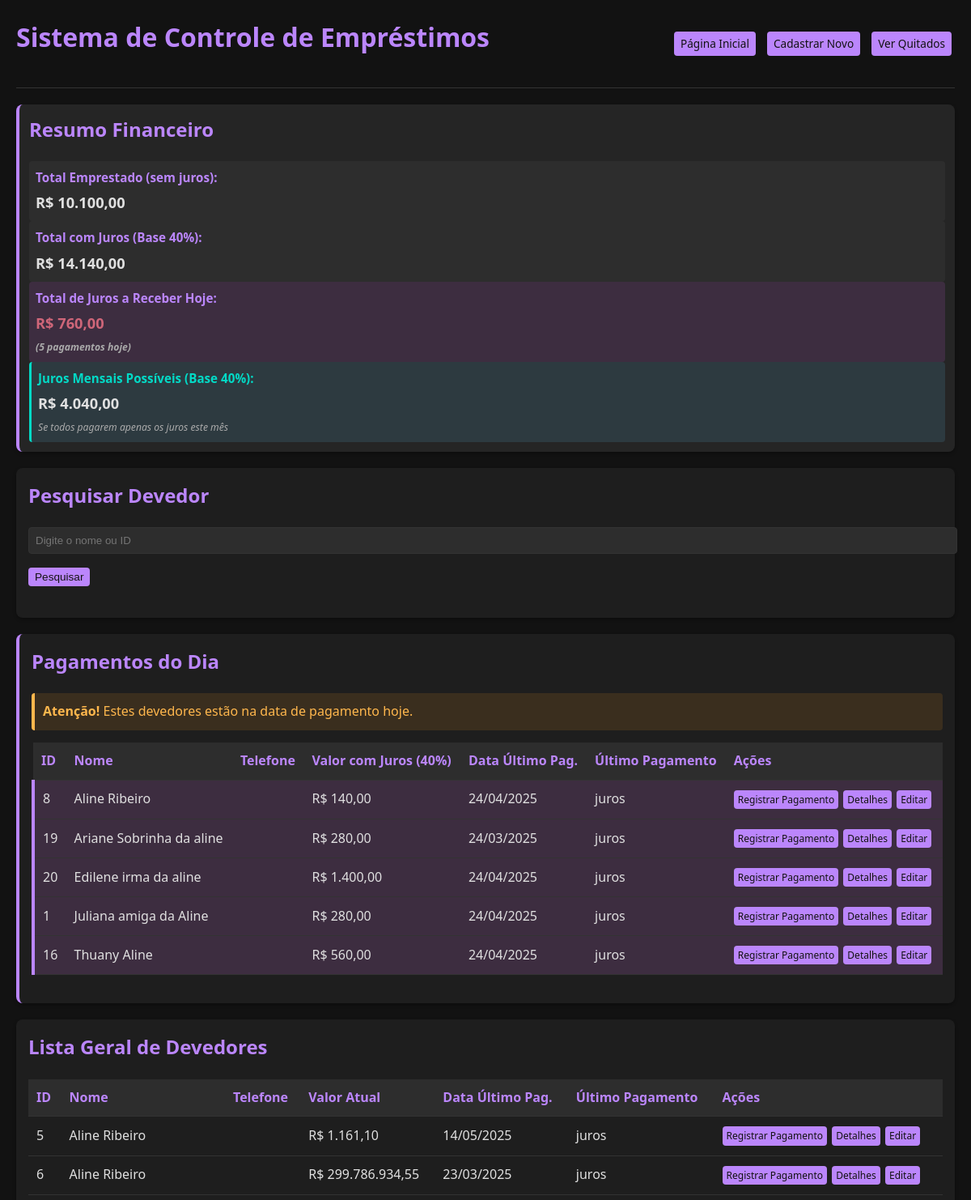
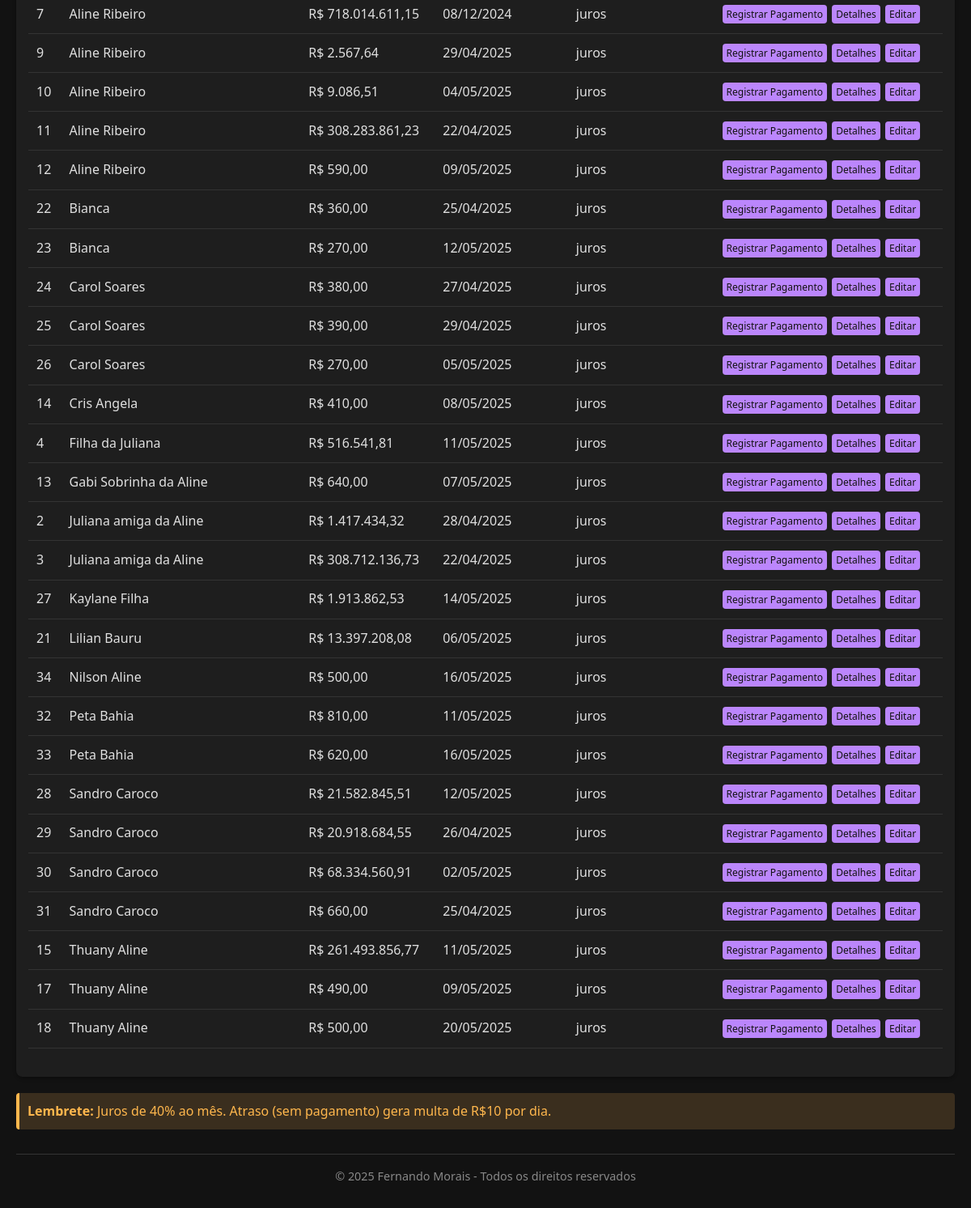
The page / on the database its author committed (2 pictures, top to bottom).
### tables this page shows
CREATE TABLE devedores (
            id INTEGER PRIMARY KEY AUTOINCREMENT,
            nome TEXT NOT NULL,
            telefone TEXT,
            endereco TEXT,
            valor_inicial REAL NOT NULL,
            valor_atual REAL NOT NULL,
            data_emprestimo TEXT NOT NULL,
            data_ultimo_pagamento TEXT NOT NULL,
            ultimo_pagamento TEXT NOT NULL
        );

### db.php (called while the page is built, shortened)
<?php
function carregarDevedores($db) {
    $stmt = $db->query('SELECT * FROM devedores');
    return $stmt->fetchAll(PDO::FETCH_ASSOC);
}
function atualizarJuros($db) {
    $devedores = $db->query('SELECT * FROM devedores')->fetchAll(PDO::FETCH_ASSOC);
    $dataAtual = new DateTime();
    $atualizados = false;
    foreach ($devedores as $devedor) {
        $dataUltimoPagamento = new DateTime($devedor['data_ultimo_pagamento']);
        $valorAtualDB = (float)$devedor['valor_atual'];
        $novoValorCalculado = $valorAtualDB;
        $houveAlteracao = false;
        $intervalo = $dataAtual->diff($dataUltimoPagamento);
        $diasDesdeUltimoPagamento = $intervalo->days;
        if ($diasDesdeUltimoPagamento >= 30) {
            $novoValorCalculado *= 1.4;
            $houveAlteracao = true;
        }
        $novoValorArredondado = round($novoValorCalculado, 2);
        if ($houveAlteracao && abs($novoValorArredondado - $valorAtualDB) > 0.001) {
            $atualizados = true;
        }
    }
    return $atualizados;
}
?>

### index.php (the view, shortened to what this page needs)
<?php
require_once 'db.php';
$db = inicializarBancoDados();
atualizarJuros($db);
$todosDevedores = carregarDevedores($db);
$termoPesquisa = isset($_GET['q']) ? trim($_GET['q']) : '';
$devedoresFiltrados = [];
if (!empty($termoPesquisa)) {
    foreach ($todosDevedores as $devedor) {
        if (is_numeric($termoPesquisa)) {
            if ($devedor['id'] == (int)$termoPesquisa) {
                $devedoresFiltrados[] = $devedor;
                break;
            }
        } else {
            if (stripos($devedor['nome'], $termoPesquisa) !== false) {
                $devedoresFiltrados[] = $devedor;
            }
        }
    }
} else {
    $devedoresFiltrados = $todosDevedores;
}
$atrasados = [];
$pagamentosHoje = [];
$outrosDevedores = [];
$dataAtual = new DateTime();
foreach ($devedoresFiltrados as $devedor) {
    $dataUltimoPagamento = new DateTime($devedor['data_ultimo_pagamento']);
    $intervalo = $dataAtual->diff($dataUltimoPagamento);
    $diferencaDiasTotal = $intervalo->days;
    $estaAtrasado = false;
    $estaNoDiaDePagar = false;
    if (!$estaAtrasado && $dataAtual->format('d') == $dataUltimoPagamento->format('d') && $dataAtual->format('Y-m-d') != $dataUltimoPagamento->format('Y-m-d') && $dataAtual > $dataUltimoPagamento) {
         if ($diferencaDiasTotal >= 28) {
            $estaNoDiaDePagar = true;
         }
    }
    if ($estaAtrasado) {
        $atrasados[] = $devedor;
    } elseif ($estaNoDiaDePagar) {
        $pagamentosHoje[] = $devedor;
    } else {
        $outrosDevedores[] = $devedor;
    }
}
usort($atrasados, function($a, $b) {
    return strcmp($a['nome'], $b['nome']);
});
usort($outrosDevedores, function($a, $b) {
    return strcmp($a['nome'], $b['nome']);
});
?>
<!DOCTYPE html>
<html lang="pt-BR">
<head>
    <link rel="stylesheet" href="styles-dark.css">
</head>
<body>
    <div class="container">
        <div class="header">
            <h1>Sistema de Controle de Empréstimos</h1>
            <div class="navigation">
                <a href="index.php" class="btn btn-primary">Página Inicial</a>
                <a href="cadastro.php" class="btn btn-success">Cadastrar Novo</a>
                <a href="quitados.php" class="btn btn-info">Ver Quitados</a>
            </div>
        </div>
        <?php
        include 'resumo_financeiro.php';
        ?>
        <div class="card search-form">
             <h2>Pesquisar Devedor</h2>
             <form action="index.php" method="GET">
                 <input type="text" name="q" placeholder="Digite o nome ou ID" value="<?php echo htmlspecialchars($termoPesquisa); ?>">
                 <button type="submit" class="btn btn-primary">Pesquisar</button>
             </form>
        </div>
        <?php if (empty($atrasados) && empty($pagamentosHoje) && empty($outrosDevedores)): ?>
            <div class="card">
                <h2>Lista de Devedores</h2>
                <?php if (!empty($termoPesquisa)): ?>
                     <div class="alert alert-info">Nenhum devedor encontrado para "<?php echo htmlspecialchars($termoPesquisa); ?>".</div>
                <?php else: ?>
                     <div class="alert alert-info">Nenhum devedor cadastrado.</div>
                <?php endif; ?>
            </div>
        <?php else: ?>
            <?php if (!empty($pagamentosHoje)): ?>
            <div class="card card-hoje">
                <h2>Pagamentos do Dia <?php echo !empty($termoPesquisa) ? '(Resultados da Pesquisa)' : ''; ?></h2>
                <div class="alert alert-warning">
                    <strong>Atenção!</strong> Estes devedores estão na data de pagamento hoje.
                </div>
                <table>
                    <thead>
                        <tr>
                            <th>ID</th>
                            <th>Nome</th>
                            <th>Telefone</th>
                            <th>Valor com Juros (40%)</th>
                            <th>Data Último Pag.</th>
                            <th>Último Pagamento</th>
                            <th>Ações</th>
                        </tr>
                    </thead>
                    <tbody>
                        <?php foreach ($pagamentosHoje as $devedor):
                            $valorComJuros = $devedor['valor_inicial'] * 1.4;
                        ?>
                            <tr class="pagamento-hoje">
                                <td><?php echo $devedor['id']; ?></td>
                                <td><?php echo htmlspecialchars($devedor['nome']); ?></td>
                                <td><?php echo htmlspecialchars($devedor['telefone']); ?></td>
                                <td>R$ <?php echo number_format($valorComJuros, 2, ',', '.'); ?></td>
                                <td><?php echo date('d/m/Y', strtotime($devedor['data_ultimo_pagamento'])); ?></td>
                                <td><?php echo $devedor['ultimo_pagamento']; ?></td>
                                <td>
                                    <a href="pagamento.php?id=<?php echo $devedor['id']; ?>" class="btn btn-info">Registrar Pagamento</a>
                                    <a href="detalhes.php?id=<?php echo $devedor['id']; ?>" class="btn">Detalhes</a>
                                    <a href="editar.php?id=<?php echo $devedor['id']; ?>" class="btn btn-warning">Editar</a>
                                </td>
                            </tr>
                        <?php endforeach; ?>
                    </tbody>
                </table>
            </div>
            <?php endif; ?>
            <div class="card">
                <h2>Lista Geral de Devedores <?php echo !empty($termoPesquisa) ? '(Resultados da Pesquisa)' : ''; ?></h2>
                <table>
                    <thead>
                        <tr>
                            <th>ID</th>
                            <th>Nome</th>
                            <th>Telefone</th>
                            <th>Valor Atual</th>
                            <th>Data Último Pag.</th>
                            <th>Último Pagamento</th>
                            <th>Ações</th>
                        </tr>
                    </thead>
                    <tbody>
                        <?php foreach ($outrosDevedores as $devedor): ?>
                            <tr>
                                <td><?php echo $devedor['id']; ?></td>
                                <td><?php echo htmlspecialchars($devedor['nome']); ?></td>
                                <td><?php echo htmlspecialchars($devedor['telefone']); ?></td>
                                <td>R$ <?php echo number_format($devedor['valor_atual'], 2, ',', '.'); ?></td>
                                <td><?php echo date('d/m/Y', strtotime($devedor['data_ultimo_pagamento'])); ?></td>
                                <td><?php echo $devedor['ultimo_pagamento']; ?></td>
                                <td>
                                    <a href="pagamento.php?id=<?php echo $devedor['id']; ?>" class="btn btn-info">Registrar Pagamento</a>
                                    <a href="detalhes.php?id=<?php echo $devedor['id']; ?>" class="btn">Detalhes</a>
                                    <a href="editar.php?id=<?php echo $devedor['id']; ?>" class="btn btn-warning">Editar</a>
                                </td>
                            </tr>
                        <?php endforeach; ?>
                    </tbody>
                </table>
            </div>
        <?php endif; ?>
        </div>
        <div class="alert alert-warning">
            <strong>Lembrete:</strong> Juros de 40% ao mês. Atraso (sem pagamento) gera multa de R$10 por dia.
        </div>
        <?php include 'footer.php'; ?>
</body>
</html>

### styles-dark.css (style rules this page uses)
body { font-family: 'Segoe UI', Arial, sans-serif; line-height: 1.6; margin: 0; padding: 20px; background-color: #121212; color: #e0e0e0; }
.container { max-width: 1200px; margin: 0 auto; }
.header { display: flex; justify-content: space-between; align-items: center; margin-bottom: 20px; padding-bottom: 15px; border-bottom: 1px solid #333; }
.navigation { display: flex; gap: 10px; }
.btn-primary { background-color: #bb86fc; color: #121212; }
.btn-info { background-color: #03dac6; color: #121212; }
.btn-warning { background-color: #ffb74d; color: #121212; }
.btn { display: inline-block; padding: 4px 8px; background-color: #bb86fc; color: #121212; text-decoration: none; border-radius: 4px; border: none; cursor: pointer; font-weight: 500; transition: background-color 0.3s, transform 0.2s; margin-right: 4px; margin-bottom: 4px; font-size: 0.85em; }
table .btn { padding: 2px 5px; font-size: 0.75em; margin-right: 2px; margin-bottom: 2px; }
.card { background-color: #1e1e1e; border-radius: 8px; padding: 15px; margin-bottom: 20px; box-shadow: 0 2px 4px rgba(0, 0, 0, 0.3); }
h1, h2, h3 { color: #bb86fc; margin-top: 0; }
form { margin-bottom: 20px; }
input[type="text"], input[type="number"], input[type="date"], textarea, select { width: 100%; padding: 8px; margin-bottom: 15px; border-radius: 4px; border: 1px solid #333; background-color: #2d2d2d; color: #e0e0e0; }
table { width: 100%; border-collapse: collapse; margin-bottom: 20px; }
th, td { padding: 10px; text-align: left; border-bottom: 1px solid #333; }
th { background-color: #2d2d2d; color: #bb86fc; }
.alert { padding: 10px; border-radius: 4px; margin-bottom: 15px; }
.alert-warning { background-color: #3a2e1e; color: #ffb74d; border-left: 4px solid #ffb74d; }
.pagamento-hoje { background-color: #3d2d40 !important; border-left: 4px solid #cf6679; }
.card-hoje { border-left: 4px solid #bb86fc; }
.card-hoje h2 { color: #bb86fc; }
.pagamento-hoje { background-color: #3d2d40 !important; border-left: 4px solid #bb86fc; }

### rows shown on the page
devedores: id "8", nome "Aline Ribeiro", valor_inicial "140,00", data_ultimo_pagamento "24/04/2025", ultimo_pagamento "juros"
devedores: id "19", nome "Ariane Sobrinha da aline", valor_inicial "280,00", data_ultimo_pagamento "24/03/2025", ultimo_pagamento "juros"
devedores: id "20", nome "Edilene irma da aline", valor_inicial "1.400,00", data_ultimo_pagamento "24/04/2025", ultimo_pagamento "juros"
devedores: id "1", nome "Juliana amiga da Aline", valor_inicial "280,00", data_ultimo_pagamento "24/04/2025", ultimo_pagamento "juros"
devedores: id "16", nome "Thuany Aline", valor_inicial "560,00", data_ultimo_pagamento "24/04/2025", ultimo_pagamento "juros"
devedores: id "5", nome "Aline Ribeiro", valor_atual "1.161,10", data_ultimo_pagamento "14/05/2025", ultimo_pagamento "juros"
devedores: id "6", nome "Aline Ribeiro", valor_atual "299.786.934,55", data_ultimo_pagamento "23/03/2025", ultimo_pagamento "juros"
devedores: id "7", nome "Aline Ribeiro", valor_atual "718.014.611,15", data_ultimo_pagamento "08/12/2024", ultimo_pagamento "juros"
devedores: id "9", nome "Aline Ribeiro", valor_atual "2.567,64", data_ultimo_pagamento "29/04/2025", ultimo_pagamento "juros"
devedores: id "10", nome "Aline Ribeiro", valor_atual "9.086,51", data_ultimo_pagamento "04/05/2025", ultimo_pagamento "juros"
devedores: id "11", nome "Aline Ribeiro", valor_atual "308.283.861,23", data_ultimo_pagamento "22/04/2025", ultimo_pagamento "juros"
devedores: id "12", nome "Aline Ribeiro", valor_atual "590,00", data_ultimo_pagamento "09/05/2025", ultimo_pagamento "juros"
devedores: id "22", nome "Bianca", valor_atual "360,00", data_ultimo_pagamento "25/04/2025", ultimo_pagamento "juros"
devedores: id "23", nome "Bianca", valor_atual "270,00", data_ultimo_pagamento "12/05/2025", ultimo_pagamento "juros"
devedores: id "24", nome "Carol Soares", valor_atual "380,00", data_ultimo_pagamento "27/04/2025", ultimo_pagamento "juros"
devedores: id "25", nome "Carol Soares", valor_atual "390,00", data_ultimo_pagamento "29/04/2025", ultimo_pagamento "juros"
devedores: id "26", nome "Carol Soares", valor_atual "270,00", data_ultimo_pagamento "05/05/2025", ultimo_pagamento "juros"
devedores: id "14", nome "Cris Angela", valor_atual "410,00", data_ultimo_pagamento "08/05/2025", ultimo_pagamento "juros"
devedores: id "4", nome "Filha da Juliana", valor_atual "516.541,81", data_ultimo_pagamento "11/05/2025", ultimo_pagamento "juros"
devedores: id "13", nome "Gabi Sobrinha da Aline", valor_atual "640,00", data_ultimo_pagamento "07/05/2025", ultimo_pagamento "juros"
devedores: id "2", nome "Juliana amiga da Aline", valor_atual "1.417.434,32", data_ultimo_pagamento "28/04/2025", ultimo_pagamento "juros"
devedores: id "3", nome "Juliana amiga da Aline", valor_atual "308.712.136,73", data_ultimo_pagamento "22/04/2025", ultimo_pagamento "juros"
devedores: id "27", nome "Kaylane Filha", valor_atual "1.913.862,53", data_ultimo_pagamento "14/05/2025", ultimo_pagamento "juros"
devedores: id "21", nome "Lilian Bauru", valor_atual "13.397.208,08", data_ultimo_pagamento "06/05/2025", ultimo_pagamento "juros"
devedores: id "34", nome "Nilson Aline", valor_atual "500,00", data_ultimo_pagamento "16/05/2025", ultimo_pagamento "juros"
devedores: id "32", nome "Peta Bahia", valor_atual "810,00", data_ultimo_pagamento "11/05/2025", ultimo_pagamento "juros"
devedores: id "33", nome "Peta Bahia", valor_atual "620,00", data_ultimo_pagamento "16/05/2025", ultimo_pagamento "juros"
devedores: id "28", nome "Sandro Caroco", valor_atual "21.582.845,51", data_ultimo_pagamento "12/05/2025", ultimo_pagamento "juros"
devedores: id "29", nome "Sandro Caroco", valor_atual "20.918.684,55", data_ultimo_pagamento "26/04/2025", ultimo_pagamento "juros"
devedores: id "30", nome "Sandro Caroco", valor_atual "68.334.560,91", data_ultimo_pagamento "02/05/2025", ultimo_pagamento "juros"
devedores: id "31", nome "Sandro Caroco", valor_atual "660,00", data_ultimo_pagamento "25/04/2025", ultimo_pagamento "juros"
devedores: id "15", nome "Thuany Aline", valor_atual "261.493.856,77", data_ultimo_pagamento "11/05/2025", ultimo_pagamento "juros"
devedores: id "17", nome "Thuany Aline", valor_atual "490,00", data_ultimo_pagamento "09/05/2025", ultimo_pagamento "juros"
devedores: id "18", nome "Thuany Aline", valor_atual "500,00", data_ultimo_pagamento "20/05/2025", ultimo_pagamento "juros"

### other values the page prints
$totalEmprestado "10.100,00"
$totalComJuros "14.140,00"
$totalJuros "760,00"
$countPagamentosHoje "5"
$totalJurosMensalAtual "4.040,00"
